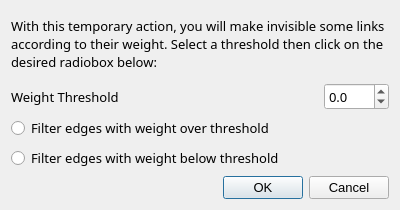
<?xml version="1.0" encoding="UTF-8"?>
<ui version="4.0">
 <class>DialogFilterEdgesByWeight</class>
 <widget class="QDialog" name="DialogFilterEdgesByWeight">
  <property name="geometry">
   <rect>
    <x>0</x>
    <y>0</y>
    <width>400</width>
    <height>210</height>
   </rect>
  </property>
  <property name="minimumSize">
   <size>
    <width>400</width>
    <height>210</height>
   </size>
  </property>
  <property name="font">
   <font>
    <pointsize>10</pointsize>
   </font>
  </property>
  <property name="windowTitle">
   <string>Filter edges</string>
  </property>
  <layout class="QGridLayout" name="gridLayout">
   <item row="0" column="0">
    <widget class="QLabel" name="label_2">
     <property name="font">
      <font>
       <family>Sans Serif</family>
      </font>
     </property>
     <property name="text">
      <string>With this temporary action, you will make invisible some links according to their weight. Select a threshold then click on the desired radiobox below:</string>
     </property>
     <property name="textFormat">
      <enum>Qt::RichText</enum>
     </property>
     <property name="wordWrap">
      <bool>true</bool>
     </property>
    </widget>
   </item>
   <item row="1" column="0">
    <layout class="QHBoxLayout" name="horizontalLayout">
     <property name="spacing">
      <number>6</number>
     </property>
     <property name="sizeConstraint">
      <enum>QLayout::SetDefaultConstraint</enum>
     </property>
     <property name="topMargin">
      <number>0</number>
     </property>
     <property name="bottomMargin">
      <number>0</number>
     </property>
     <item>
      <widget class="QLabel" name="label">
       <property name="font">
        <font>
         <family>Sans Serif</family>
        </font>
       </property>
       <property name="text">
        <string>Weight Threshold</string>
       </property>
      </widget>
     </item>
     <item>
      <spacer name="horizontalSpacer">
       <property name="orientation">
        <enum>Qt::Horizontal</enum>
       </property>
       <property name="sizeHint" stdset="0">
        <size>
         <width>40</width>
         <height>20</height>
        </size>
       </property>
      </spacer>
     </item>
     <item>
      <widget class="QDoubleSpinBox" name="weightThreshold">
       <property name="minimumSize">
        <size>
         <width>60</width>
         <height>0</height>
        </size>
       </property>
       <property name="font">
        <font>
         <family>Sans Serif</family>
         <pointsize>10</pointsize>
        </font>
       </property>
       <property name="decimals">
        <number>1</number>
       </property>
       <property name="minimum">
        <double>-100.000000000000000</double>
       </property>
      </widget>
     </item>
    </layout>
   </item>
   <item row="2" column="0">
    <widget class="QRadioButton" name="overThresholdBt">
     <property name="font">
      <font>
       <family>Sans Serif</family>
      </font>
     </property>
     <property name="text">
      <string>Filter edges with weight over threshold</string>
     </property>
    </widget>
   </item>
   <item row="3" column="0">
    <widget class="QRadioButton" name="belowThresholdBt">
     <property name="font">
      <font>
       <family>Sans Serif</family>
      </font>
     </property>
     <property name="text">
      <string>Filter edges with weight below threshold</string>
     </property>
    </widget>
   </item>
   <item row="4" column="0">
    <widget class="QDialogButtonBox" name="buttonBox">
     <property name="orientation">
      <enum>Qt::Horizontal</enum>
     </property>
     <property name="standardButtons">
      <set>QDialogButtonBox::Cancel|QDialogButtonBox::Ok</set>
     </property>
    </widget>
   </item>
  </layout>
 </widget>
 <resources/>
 <connections>
  <connection>
   <sender>buttonBox</sender>
   <signal>accepted()</signal>
   <receiver>DialogFilterEdgesByWeight</receiver>
   <slot>accept()</slot>
   <hints>
    <hint type="sourcelabel">
     <x>248</x>
     <y>254</y>
    </hint>
    <hint type="destinationlabel">
     <x>157</x>
     <y>274</y>
    </hint>
   </hints>
  </connection>
  <connection>
   <sender>buttonBox</sender>
   <signal>rejected()</signal>
   <receiver>DialogFilterEdgesByWeight</receiver>
   <slot>reject()</slot>
   <hints>
    <hint type="sourcelabel">
     <x>316</x>
     <y>260</y>
    </hint>
    <hint type="destinationlabel">
     <x>286</x>
     <y>274</y>
    </hint>
   </hints>
  </connection>
 </connections>
</ui>
